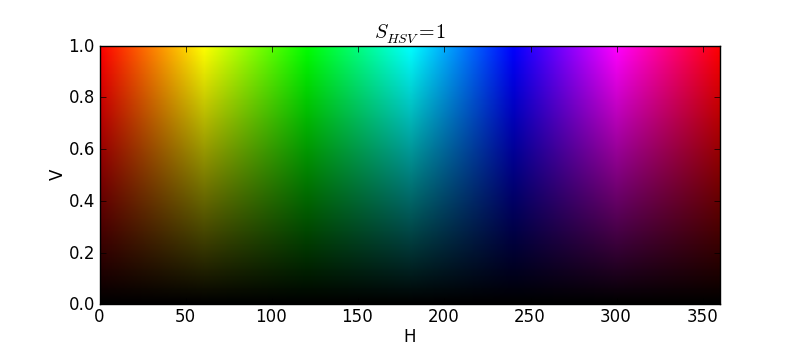
#> input picture hsv.jpg, 800 x 350 px
$ python colourDetection.py
#> lines starting #> are read from the running program, lines starting #| are printed output that depends on the picture; after the words box and inside, x2 and y2 are one past the last pixel; in counts of white or black regions, pixels touching at a corner belong together
#> further down, image is the input picture: shape (350, 800, 3); mean B, G, R 142.4, 142.4, 142.3
import cv2
import numpy as np


def findColour(openCVobject, greenDetection) -> object:
	"""Function that takes path of an image and outputs a new file highlighting said colour.
	:param openCVobject: variable pointing to an openCVobject
	:param output: whether you want it saved to the file system as well or not
	"""
#> called with greenDetection = False

	image = openCVobject  # gcolour
   # blurred_image = cv2.GaussianBlur(image, (5, 5), 0)  # blurred to remove noise
	hsv = cv2.cvtColor(image, cv2.COLOR_BGR2HSV)
#> hsv: shape (350, 800, 3); mean H, S, V 50.2, 143.7, 178.1

	# [7 lines of commented-out code are left out]
	yellow_lower = np.array([20, 100, 100])
	yellow_upper = np.array([35, 255, 255])


	red_lower = np.array([100, 100, 100]) #actually blue now
	red_upper = np.array([140, 255, 255]) #actually blue now

	#red detection
	maskRed = cv2.inRange(hsv, red_lower, red_upper)
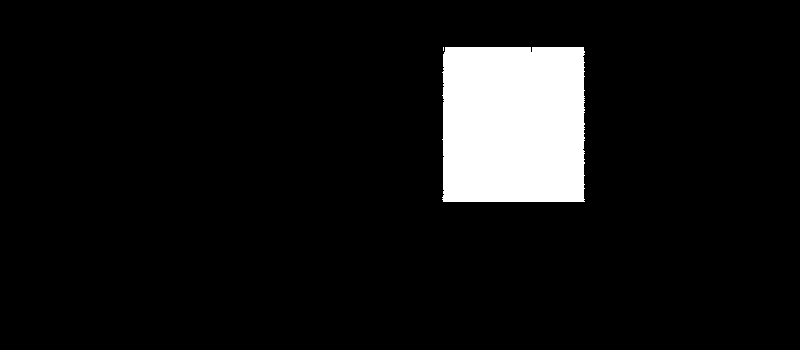
#> maskRed: shape (350, 800); 7.8% white; 2 white regions (1 under 20 px), largest, box (x1, y1, x2, y2) and area: (442, 47, 585, 202) 21866
	#additional_mask = cv2.inRange(hsv, wrap_around_lower, wrap_around_upper)
	#maskRed += additional_mask

	#yellow detection
	maskYellow = cv2.inRange(hsv, yellow_lower, yellow_upper)
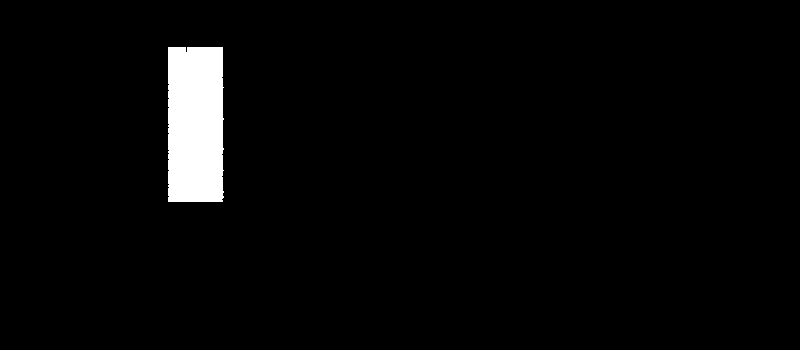
#> maskYellow: shape (350, 800); 3% white; 1 white region, box (x1, y1, x2, y2) and area: (168, 47, 224, 202) 8512

	#green detection
	stopFlag = False
	if greenDetection:
		green = cv2.inRange(hsv, np.array([45, 100, 60]), np.array([65, 255, 255]))
		print(len(np.where(green==255)[0]))
		#input()
		if len(np.where(green==255)[0]) > 500:
			stopFlag = True

	return maskRed, maskYellow, stopFlag

if __name__ == "__main__":

	image = cv2.imread("hsv.jpg")

	#input()
	r, y, stop = findColour(image, False)
#> stop = False
	print(stop)
#| False
	if stop:
		print("Attention, pedestrian!")
	cv2.imshow("image", image)
	cv2.imshow("red", cv2.bitwise_and(image, image, mask=r))
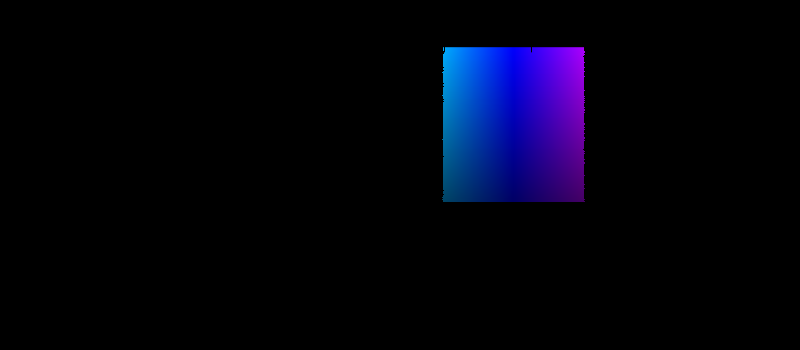
#> window 'red': shape (350, 800, 3); mean B, G, R 13.8, 2.3, 2.3
	cv2.imshow("yellow", cv2.bitwise_and(image, image, mask=y))
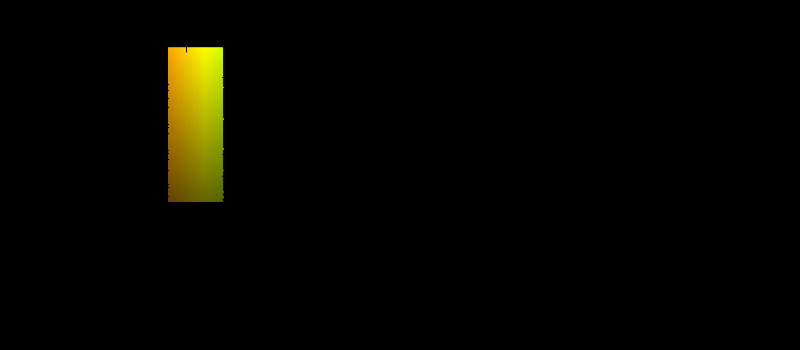
#> window 'yellow': shape (350, 800, 3); mean B, G, R 0, 4.7, 5.2
	cv2.waitKey(0)
